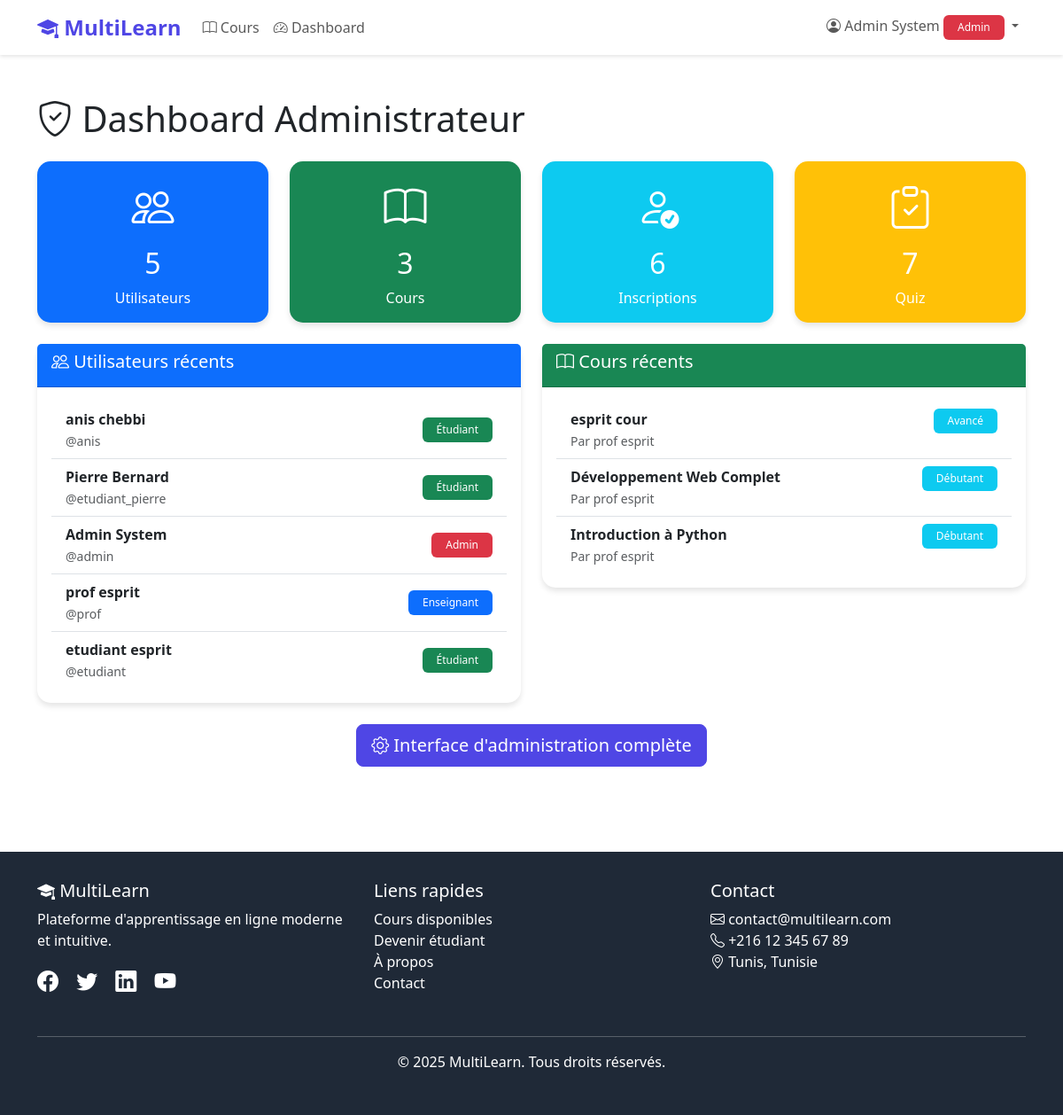
The page /dashboard/ (signed in) on the database its author committed.
### myapp/models.py (models this page shows, shortened)
class User(AbstractUser):
    ROLE_CHOICES = [
        ('ADMIN', 'Administrateur'),
        ('TEACHER', 'Enseignant'),
        ('STUDENT', 'Étudiant'),
    ]
    role = models.CharField(max_length=10, choices=ROLE_CHOICES, default='STUDENT')
    phone = models.CharField(max_length=20, blank=True, null=True)
    bio = models.TextField(blank=True, null=True)
    profile_picture = models.ImageField(upload_to='profiles/', blank=True, null=True)
    created_at = models.DateTimeField(auto_now_add=True)
    class Meta:
        db_table = 'users'
        verbose_name = 'Utilisateur'
        verbose_name_plural = 'Utilisateurs'

class Course(models.Model):
    STATUS_CHOICES = [
        ('DRAFT', 'Brouillon'),
        ('PUBLISHED', 'Publié'),
        ('ARCHIVED', 'Archivé'),
    ]
    title = models.CharField(max_length=200)
    description = models.TextField()
    teacher = models.ForeignKey(User, on_delete=models.CASCADE, related_name='courses_taught')
    content = models.TextField(help_text="Contenu complet du cours (texte, liens, etc.)")
    files = models.FileField(upload_to='courses/files/', blank=True, null=True, help_text="Fichiers du cours (PDF, ZIP, etc.)")
    status = models.CharField(max_length=10, choices=STATUS_CHOICES, default='DRAFT')
    level = models.CharField(max_length=50, blank=True, null=True)
    duration_hours = models.IntegerField(blank=True, null=True)
    cover_image = models.ImageField(upload_to='courses/', blank=True, null=True)
    students = models.ManyToManyField(User, through='Enrollment', related_name='enrolled_courses')
    created_at = models.DateTimeField(auto_now_add=True)
    updated_at = models.DateTimeField(auto_now=True)
    class Meta:
        db_table = 'courses'
        verbose_name = 'Cours'
        verbose_name_plural = 'Cours'
        ordering = ['-created_at']

### myapp/views.py (the view, shortened to what this page needs)
# urls.py: path('dashboard/', views.dashboard, name='dashboard'),
@login_required
def dashboard(request):
    user = request.user
    context = {'user': user}
    if user.role == 'ADMIN':
        context.update({
            'total_users': User.objects.count(),
            'total_courses': Course.objects.count(),
            'total_enrollments': Enrollment.objects.count(),
            'total_quizzes': Quiz.objects.count(),
            'recent_users': User.objects.order_by('-date_joined')[:5],
            'recent_courses': Course.objects.order_by('-created_at')[:5],
        })
        return render(request, 'dashboard_admin.html', context)

### myapp/templates/dashboard_admin.html (shortened to what this page needs)
{% extends 'base.html' %}
{% block content %}
<div class="container my-5">
    <h1 class="mb-4"><i class="bi bi-shield-check"></i> Dashboard Administrateur</h1>
    <div class="row g-4 mb-4">
        <div class="col-md-3">
            <div class="card bg-primary text-white">
                <div class="card-body text-center">
                    <i class="bi bi-people" style="font-size: 3rem;"></i>
                    <h2 class="mt-2">{{ total_users }}</h2>
                    <p class="mb-0">Utilisateurs</p>
                </div>
            </div>
        </div>
        <div class="col-md-3">
            <div class="card bg-success text-white">
                <div class="card-body text-center">
                    <i class="bi bi-book" style="font-size: 3rem;"></i>
                    <h2 class="mt-2">{{ total_courses }}</h2>
                    <p class="mb-0">Cours</p>
                </div>
            </div>
        </div>
        <div class="col-md-3">
            <div class="card bg-info text-white">
                <div class="card-body text-center">
                    <i class="bi bi-person-check" style="font-size: 3rem;"></i>
                    <h2 class="mt-2">{{ total_enrollments }}</h2>
                    <p class="mb-0">Inscriptions</p>
                </div>
            </div>
        </div>
        <div class="col-md-3">
            <div class="card bg-warning text-white">
                <div class="card-body text-center">
                    <i class="bi bi-clipboard-check" style="font-size: 3rem;"></i>
                    <h2 class="mt-2">{{ total_quizzes }}</h2>
                    <p class="mb-0">Quiz</p>
                </div>
            </div>
        </div>
    </div>
    <div class="row">
        <div class="col-md-6 mb-4">
            <div class="card">
                <div class="card-header bg-primary text-white">
                    <h5><i class="bi bi-people"></i> Utilisateurs récents</h5>
                </div>
                <div class="card-body">
                    <ul class="list-group list-group-flush">
                        {% for user_item in recent_users %}
                        <li class="list-group-item d-flex justify-content-between align-items-center">
                            <div>
                                <strong>{{ user_item.get_full_name }}</strong>
                                <br>
                                <small class="text-muted">@{{ user_item.username }}</small>
                            </div>
                            {% if user_item.role == 'ADMIN' %}
                            <span class="badge bg-danger">Admin</span>
                            {% elif user_item.role == 'TEACHER' %}
                            <span class="badge bg-primary">Enseignant</span>
                            {% else %}
                            <span class="badge bg-success">Étudiant</span>
                            {% endif %}
                        </li>
                        {% endfor %}
                    </ul>
                </div>
            </div>
        </div>
        <div class="col-md-6 mb-4">
            <div class="card">
                <div class="card-header bg-success text-white">
                    <h5><i class="bi bi-book"></i> Cours récents</h5>
                </div>
                <div class="card-body">
                    <ul class="list-group list-group-flush">
                        {% for course in recent_courses %}
                        <li class="list-group-item">
                            <div class="d-flex justify-content-between align-items-start">
                                <div>
                                    <strong>{{ course.title }}</strong>
                                    <br>
                                    <small class="text-muted">Par {{ course.teacher.get_full_name }}</small>
                                </div>
                                <span class="badge bg-info">{{ course.level }}</span>
                            </div>
                        </li>
                        {% endfor %}
                    </ul>
                </div>
            </div>
        </div>
    </div>
    <div class="text-center">
        <a href="/admin/" class="btn btn-primary btn-lg">
            <i class="bi bi-gear"></i> Interface d'administration complète
        </a>
    </div>
</div>
{% endblock %}

### myapp/templates/base.html (shortened to what this page needs)
<!DOCTYPE html>
<html lang="fr">
<head>
    <link href="https://cdn.jsdelivr.net/npm/bootstrap@5.3.2/dist/css/bootstrap.min.css" rel="stylesheet">
    <link rel="stylesheet" href="https://cdn.jsdelivr.net/npm/bootstrap-icons@1.11.1/font/bootstrap-icons.css">
</head>
<body>
    <nav class="navbar navbar-expand-lg navbar-light bg-white sticky-top">
        <div class="container">
            <a class="navbar-brand" href="{% url 'home' %}">
                <i class="bi bi-mortarboard-fill"></i> MultiLearn
            </a>
            <div class="collapse navbar-collapse" id="navbarNav">
                <ul class="navbar-nav me-auto">
                    <li class="nav-item">
                        <a class="nav-link" href="{% url 'course_list' %}">
                            <i class="bi bi-book"></i> Cours
                        </a>
                    </li>
                    {% if user.is_authenticated %}
                    <li class="nav-item">
                        <a class="nav-link" href="{% url 'dashboard' %}">
                            <i class="bi bi-speedometer2"></i> Dashboard
                        </a>
                    </li>
                    {% endif %}
                </ul>
                <ul class="navbar-nav">
                    {% if user.is_authenticated %}
                    <li class="nav-item dropdown">
                        <a class="nav-link dropdown-toggle" href="#" id="userDropdown" role="button"
                            data-bs-toggle="dropdown">
                            <i class="bi bi-person-circle"></i>
                            {{ user.get_full_name|default:user.username }}
                            {% if user.role == 'ADMIN' %}
                            <span class="badge bg-danger">Admin</span>
                            {% elif user.role == 'TEACHER' %}
                            <span class="badge bg-primary">Enseignant</span>
                            {% else %}
                            <span class="badge bg-success">Étudiant</span>
                            {% endif %}
                        </a>
                    </li>
                    {% endif %}
                </ul>
            </div>
        </div>
    </nav>
    <main>
        {% block content %}{% endblock %}
    </main>
    <footer class="mt-5">
        <div class="container">
            <div class="row">
                <div class="col-md-4 mb-3">
                    <h5><i class="bi bi-mortarboard-fill"></i> MultiLearn</h5>
                    <p>Plateforme d'apprentissage en ligne moderne et intuitive.</p>
                    <div class="mt-3">
                        <a href="#" class="text-white me-3"><i class="bi bi-facebook fs-4"></i></a>
                        <a href="#" class="text-white me-3"><i class="bi bi-twitter fs-4"></i></a>
                        <a href="#" class="text-white me-3"><i class="bi bi-linkedin fs-4"></i></a>
                        <a href="#" class="text-white"><i class="bi bi-youtube fs-4"></i></a>
                    </div>
                </div>
                <div class="col-md-4 mb-3">
                    <h5>Liens rapides</h5>
                    <ul class="list-unstyled">
                        <li><a href="{% url 'course_list' %}" class="text-white text-decoration-none">Cours
                                disponibles</a></li>
                        <li><a href="{% url 'register' %}" class="text-white text-decoration-none">Devenir étudiant</a>
                        </li>
                        <li><a href="#" class="text-white text-decoration-none">À propos</a></li>
                        <li><a href="#" class="text-white text-decoration-none">Contact</a></li>
                    </ul>
                </div>
                <div class="col-md-4 mb-3">
                    <h5>Contact</h5>
                    <ul class="list-unstyled">
                        <li><i class="bi bi-envelope"></i> contact@multilearn.com</li>
                        <li><i class="bi bi-telephone"></i> +216 12 345 67 89</li>
                        <li><i class="bi bi-geo-alt"></i> Tunis, Tunisie</li>
                    </ul>
                </div>
            </div>
            <hr class="bg-white">
            <div class="text-center">
                <p>&copy; 2025 MultiLearn. Tous droits réservés.</p>
            </div>
        </div>
    </footer>
</body>
</html>

### myapp/templates/base.html (style rules this page uses)
:root { --primary-color: #4F46E5; --secondary-color: #10B981; --dark-color: #1F2937; }
body { min-height: 100vh; display: flex; flex-direction: column; }
.navbar-brand { font-weight: bold; font-size: 1.5rem; color: var(--primary-color) !important; }
.btn-primary { background-color: var(--primary-color); border-color: var(--primary-color); }
.card { border: none; border-radius: 15px; box-shadow: 0 4px 6px rgba(0, 0, 0, 0.1); transition: transform 0.3s ease, box-shadow 0.3s ease; }
.badge { padding: 0.5rem 1rem; font-weight: 500; }
.navbar { box-shadow: 0 2px 4px rgba(0, 0, 0, 0.1); }
footer { margin-top: auto; background-color: var(--dark-color); color: white; padding: 2rem 0; }

### rows shown on the page
User: get_full_name "Admin System", username "admin", role "Admin"
User: get_full_name "anis chebbi", username "anis", role "Étudiant"
User: get_full_name "Pierre Bernard", username "etudiant_pierre", role "Étudiant"
User: get_full_name "prof esprit", username "prof", role "Enseignant"
User: get_full_name "etudiant esprit", username "etudiant", role "Étudiant"
Course: title "esprit cour", teacher.get_full_name "prof esprit", level "Avancé"
Course: title "Développement Web Complet", teacher.get_full_name "prof esprit", level "Débutant"
Course: title "Introduction à Python", teacher.get_full_name "prof esprit", level "Débutant"

### other values the page prints
{{ total_users }} "5"
{{ total_courses }} "3"
{{ total_enrollments }} "6"
{{ total_quizzes }} "7"
